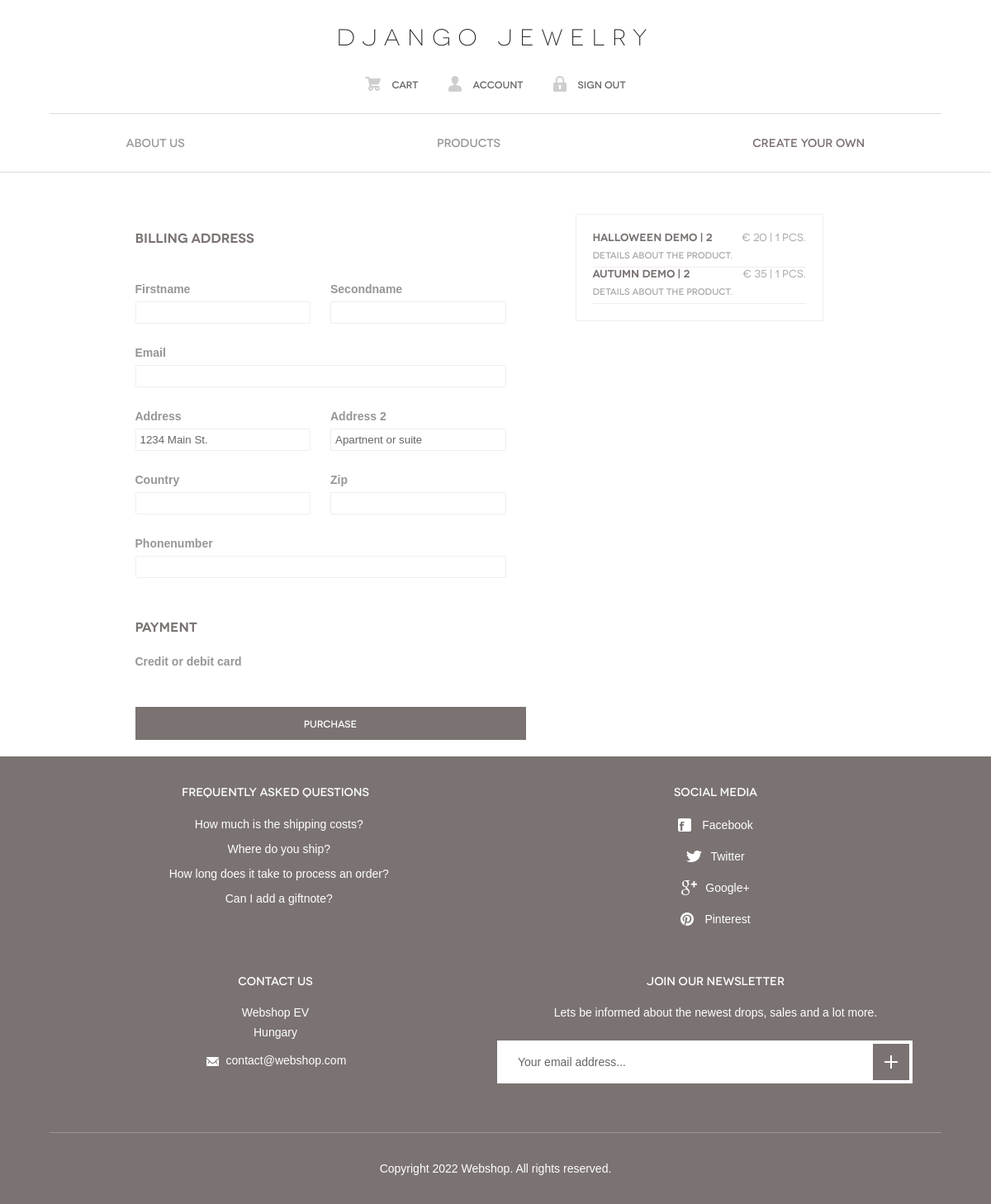
Screenshot of /order/ (signed in) with the database file from the repository.
### home/models.py (models this page shows, shortened)
class CartItem(models.Model):
    id = models.UUIDField(primary_key=True, default=uuid.uuid4, editable= True)
    user = models.ForeignKey(User, on_delete=models.CASCADE)
    Jewelry = models.ForeignKey(Jewelry, on_delete=models.CASCADE)
    quantity = models.IntegerField(default=1)
    totalprice = models.IntegerField(default=0)

class Jewelry(models.Model):
    views = models.IntegerField(default=0)
    id = models.UUIDField(primary_key=True, default=uuid.uuid4, editable= False)
    topics = models.ForeignKey(Topic, on_delete=models.SET_NULL, null=True)
    color = models.ManyToManyField(Color)
    tag = models.ManyToManyField(Tag)
    name = models.CharField(max_length=80)
    description = models.TextField(null=True, blank=True)
    imagemain = models.ImageField(upload_to="Jewelry_banners/", default="static/images/icons/user.svg", blank=False)
    image2 = models.ImageField(upload_to="Jewelry_banners/", default="static/images/icons/user.svg", blank=True)
    image3 = models.ImageField(upload_to="Jewelry_banners", default="static/images/icons/user.svg", blank=True)
    image4 = models.ImageField(upload_to="Jewelry_banners", default="static/images/icons/user.svg", blank=True)
    image5 = models.ImageField(upload_to="Jewelry_banners", default="static/images/icons/user.svg", blank=True)
    image6 = models.ImageField(upload_to="Jewelry_banners", default="static/images/icons/user.svg", blank=True)
    price = models.IntegerField(default=0)
    newcoming = models.BooleanField(default=True)
    updated = models.DateTimeField(auto_now=True)
    created = models.DateField(auto_now_add=True)
    class Meta:
        ordering = ['-updated', '-created']

### home/views.py (the view, shortened to what this page needs)
# urls.py: path('order/', views.order, name="order"),
@login_required(login_url='login')
def order(request):
    cart_items = CartItem.objects.filter(user=request.user)
    if cart_items.count() <= 0:
        return redirect('cart')
    price = 0
    for cart_price in cart_items:
        price += cart_price.totalprice
    price = price * 100
    context = {'cart_items':cart_items}
    return render(request, 'home/order.html', context)

### home/templates/home/order.html (shortened to what this page needs)
{% extends 'main.html' %}
{% load static %}
{% block head %}
    <link rel="stylesheet" href="{% static 'styles/order.css' %}" />
    <link rel="stylesheet" href="{% static 'styles/form.css' %}" />
{% endblock %}
{% block content %}
    <form action="" method="post" id="payment-form">
    <ul class="order-container">
        <li>
            <h2>Billing address</h2>
            <table>
                <tr>
                    <td><label>Firstname</label><br><input name="FirstName" type="text"></input></td>
                    <td><label>Secondname</label><br><input name="SecondName" type="text"></input></td>
                </tr>
                <tr>
                    <td style="display:block; width:200%"><label>Email</label><br><input name="email" style="display:block; width:95%" type="email"></input></td>
                </tr>
                <tr>
                    <td ><label>Address</label><br><input name="Address" type="text" placeholder="1234 Main St."></input></td>
                    <td ><label>Address 2</label><br><input type="text" placeholder="Apartnent or suite"></input></td>
                </tr>
                <tr>
                    <td><label>Country</label><br><input name="Country" type="text"></input></td>
                    <td><label>Zip</label><br><input name="Zip" type="text"></input></td>
                </tr>
                <tr>
                    <td style="display:block; width:200%"><label>Phonenumber</label><br><input name="phonenumber" style="display:block; width:95%" type="phonenumber"></input></td>
                </tr>
            </table>
            <h2>Payment</h2>
            <div class="nfrmtn_cntnr nfrmtn_strp">
                    <div class="form-row">
                    <label for="card-element">
                        Credit or debit card
                    </label>
                    <div id="card-element">
                    </div>
                    </div>
                    <button>Purchase</button>
            </div>
        </li>
        <li>
            {% for cart_item in cart_items %}
            <div class="order-cart-tag">
                <h2>{{cart_item.Jewelry.name}}<span>€ {{cart_item.totalprice}} | {{cart_item.quantity}} pcs.</light></h2>
                <h3>{{cart_item.Jewelry.description}} </h3>
            </div>
    {% endfor %}
        </li>
    </ul>
</form>
{% endblock %}

### static/styles/style.css (style rules this page uses)
html, body, div, span, applet, object, iframe, h1, h2, h3, h4, h5, h6, p, blockquote, pre, a, abbr, acronym, address, big, cite, code, del, dfn, em, img, ins, kbd, q, s, samp, small, strike, strong, sub, sup, tt, var, b, u, i, center, dl, dt, dd, ol, ul, li, fieldset, form, label, legend, table, caption, tbody, tfoot, thead, tr, th, td, article, aside, canvas, details, figcaption, figure, footer, header, hgroup, menu, nav, section, summary, time, mark, audio, video { margin: 0; padding: 0; border: 0; font-size: 100%; font: inherit; vertical-align: baseline; word-break: break-word; }
*, *:before, *:after { -moz-box-sizing: border-box; -webkit-box-sizing: border-box; box-sizing: border-box; }
input[type=tel], input[type=url], input[type=password], input[type=text], input[type=email], input[type=reset], input[type=button], input[type=submit], button, textarea { -webkit-appearance: none; -webkit-border-radius: 0; }
ol, ul { list-style: none; }
table { border-collapse: collapse; border-spacing: 0; width:100%; }
a[href], label[for], select, input[type=checkbox], input[type=radio] { cursor: pointer; }
button, input[type=button], input[type=image], input[type=reset], input[type=submit] { padding: 0; overflow: visible; cursor: pointer; }
h1, h2, h3, h4, h5, h6 { font-weight: normal; font-family: "Novecentowide"; }
th, td { vertical-align: top; }
body { font: 16px/30px Arial, Helvetica, sans-serif; color: #949697; background: #fff; -webkit-text-size-adjust: none; min-width: 320px; }
input, textarea, select, button { outline: none; font-family: Arial, Helvetica, sans-serif; }

### static/styles/order.css (style rules this page uses)
.order-container { display: flex; justify-content: center; text-align: left; height: fit-content; width: 90%; max-width: 1100px; margin: 50px auto 0; }
.order-container li { width: calc(100% / 2); height: fit-content; margin: 0 20px; box-sizing: border-box; padding: 20px; }
.order-container li:nth-child(2) { max-width: 300px; border: 1px solid #f3ebf2; }
.order-container h2 { color: #7a7372; font-family: "Novecentowide"; font-size: 16px; padding: 0px 0 20px; font-weight: 600; line-height: 1; }
.order-container table { margin-bottom: 50px; }
.order-container li td { padding:20px 0 0; }
.order-container li label { font-weight: 600; font-size: 14px; }
.order-container li input { border:1px solid #f3ebf2; box-sizing: border-box; padding:5px; color:lightgrey; border-radius: 2px; width:90%; }
.order-cart-tag { width:100%; height:fit-content; border-bottom: 1px solid #f3ebf2; }
.order-cart-tag h2 { color: #7a7372; font-family: "Novecentowide"; font-size: 13px; padding: 0px 0; font-weight: 600; line-height: 1; }
.order-cart-tag h2 span { text-align: right; float:right; color: #a8a8a8; font-weight: 400; }
.order-cart-tag h3 { font-size: 11px; margin:0; color: #a8a8a8; font-weight: 500; }

### static/styles/form.css (style rules this page uses)
form { width: 95%; align-self: center; }
#card-element { padding:20px 0; }
button { width:100%; height: 40px; background-color: #7a7372; display: block; color: white; font-family: "Novecentowide"; font-size: 12px; font-weight: 500; line-height: 40px; margin: 0 0; border:0; }

### rows the page displays
CartItem: Jewelry.name "Halloween Demo | 2", totalprice "20", quantity "1", Jewelry.description "Details about the product."
CartItem: Jewelry.name "Autumn Demo | 2", totalprice "35", quantity "1", Jewelry.description "Details about the product."
